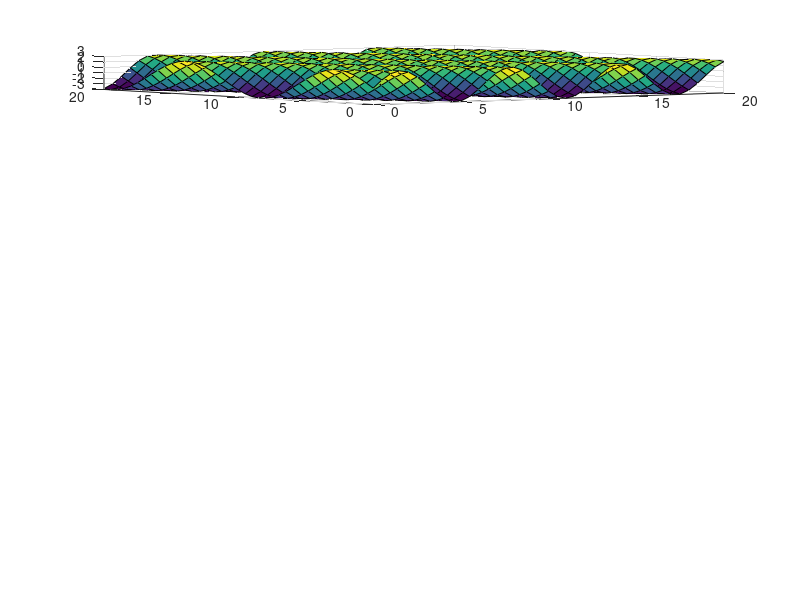

Write MATLAB code to recreate this figure. (Note: this script raises an error after producing the figure.)
% Tomasz Targiel
% Lista 6
% Zadanie 2

% Ten program rysuje animacje (na wykresach 3D) dwoch fal skladowych A*sin(kx − ωt) + A*sin(kx + ωt) zmieniajacych sie w czasie w zaleznosci od polozenia

clear;
clc;

N = 250;
A = [3, 3, 3, 3, 3];
A2 = [0, 0, 4, 0, 0];
k = [1, 1, 1, 1, 1];
k2 = [0, 0, 0, 1, 0];
omega = [12, 12, 12, 12, 12];
omega2 = [0, 0, 0, 0, 4];

for j = 1:5
    subplot(5, 1, j)
    if j == 1
        [x, y] = meshgrid(0:0.5:20, 0:0.5:20);
        z = A(j) * sin(k(j) * x - omega(j) * y);
        s = surf(x, y, z);
    else
        [x, y] = meshgrid(0:0.5:20, 0:0.5:20);
        z = A(j) * sin(k(j) * x - omega(j) * y) + (A(j) + A2(j)) * sin((k(j) + k2(j)) * x + (omega(j) + omega2(j)) * y);
        s = surf(x, y, z);
    end
    s.EdgeColor = 'none';
    xlabel('x')
    ylabel('y')
    zlabel('z')
    title(['A = ', num2str(A(j) + A2(j)), ', k = ', num2str(k(j) + k2(j)), ', w = ', num2str(omega(j) + omega2(j))])
    drawnow
end
